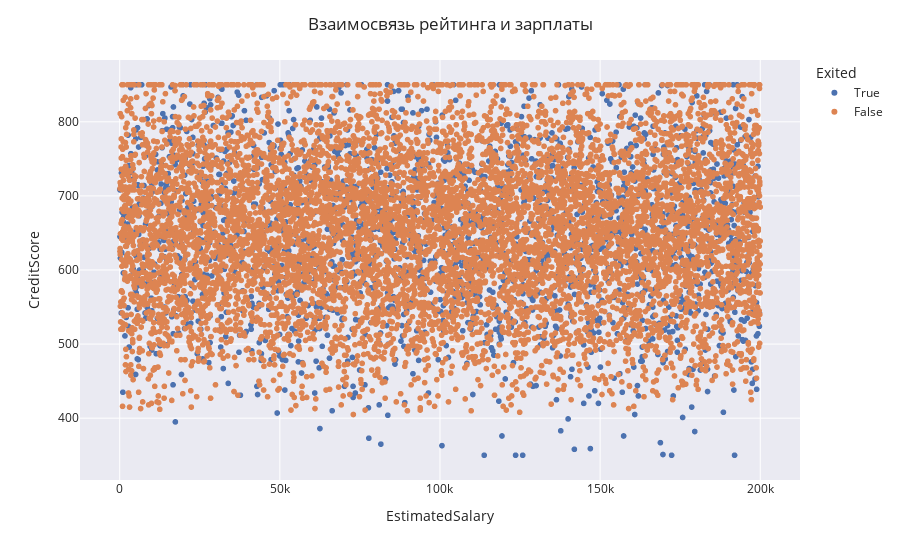

Notebook code cell kept with this figure:
### Markdown cell above
## Задание 5
Постройте график, который показывает взаимосвязь кредитного рейтинга клиента и его предполагаемой зарплаты. Добавьте расцветку по признаку оттока клиентов. Какова взаимосвязь между признаками? Если не видите явной взаимосвязи, укажите это.

### Code cell
fig = px.scatter(churn_df, x="EstimatedSalary", y="CreditScore", 
                 category_orders={"Exited": [1,0] }, color="Exited", template='seaborn')
fig.update_layout(title={
        'text': "Взаимосвязь рейтинга и зарплаты"})
fig.show()
fig.write_html("plotly/scatter_5.html")

### Figure 1 — Plotly figure (JSON) as saved in the notebook; plotly's stock layout.template omitted (floating-point values rounded to 4 significant figures; data arrays with more than 128 entries replaced by an {"elided": "..."} marker saying what was removed)
{"data": [{"hovertemplate": "Exited=True<br>EstimatedSalary=%{x}<br>CreditScore=%{y}<extra></extra>", "legendgroup": "True", "marker": {"color": "rgb(76,114,176)", "symbol": "circle"}, "mode": "markers", "name": "True", "showlegend": true, "type": "scattergl", "x": {"elided": "2037 float values"}, "xaxis": "x", "y": {"elided": "2037 int values"}, "yaxis": "y"}, {"hovertemplate": "Exited=False<br>EstimatedSalary=%{x}<br>CreditScore=%{y}<extra></extra>", "legendgroup": "False", "marker": {"color": "rgb(221,132,82)", "symbol": "circle"}, "mode": "markers", "name": "False", "showlegend": true, "type": "scattergl", "x": {"elided": "7963 float values"}, "xaxis": "x", "y": {"elided": "7963 int values"}, "yaxis": "y"}], "layout": {"legend": {"title": {"text": "Exited"}, "tracegroupgap": 0}, "margin": {"t": 60}, "title": {"text": "Взаимосвязь рейтинга и зарплаты"}, "xaxis": {"anchor": "y", "domain": [0, 1], "title": {"text": "EstimatedSalary"}}, "yaxis": {"anchor": "x", "domain": [0, 1], "title": {"text": "CreditScore"}}}}
